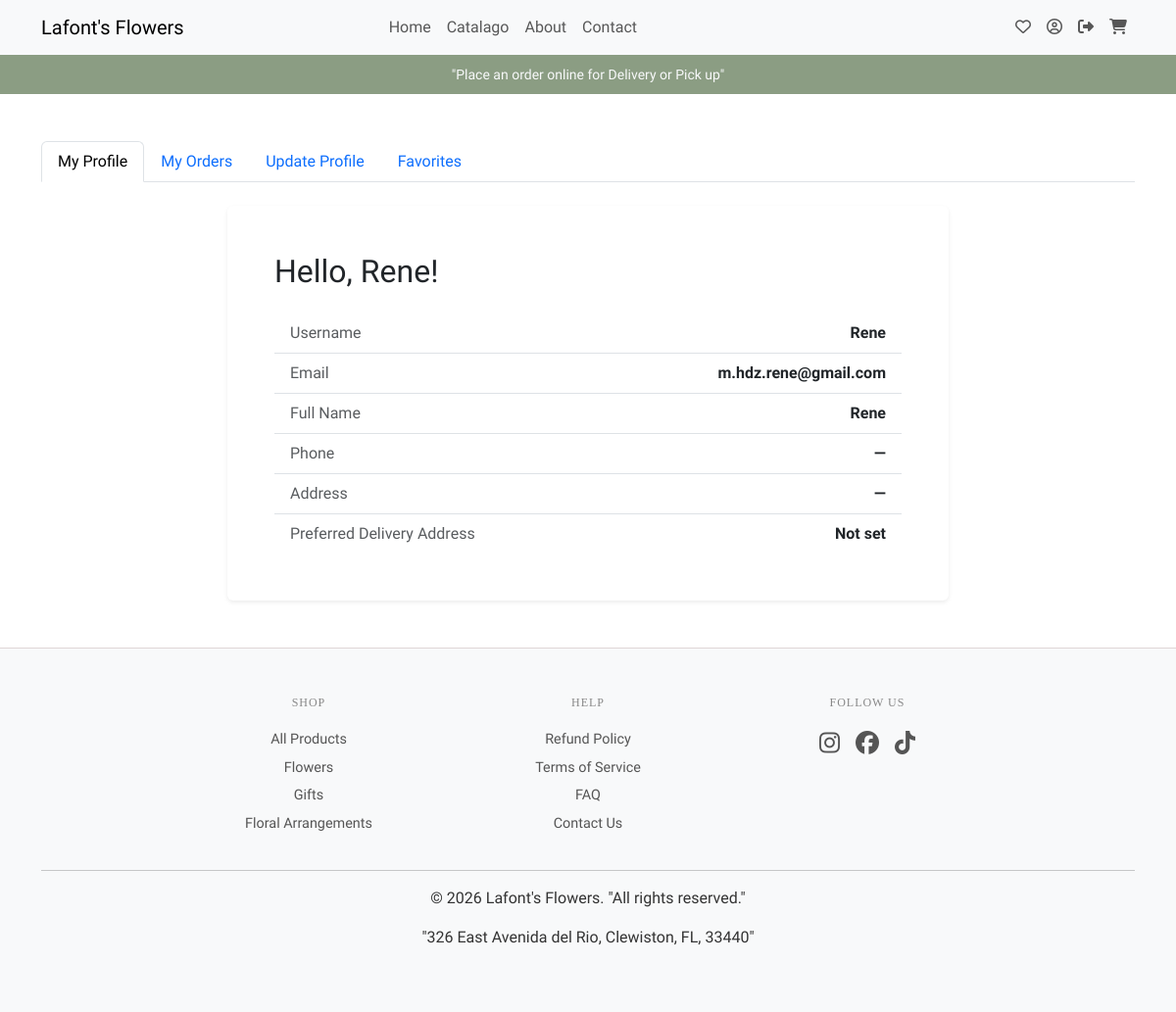
The page /store/profile/ (signed in) on the database as committed earlier.
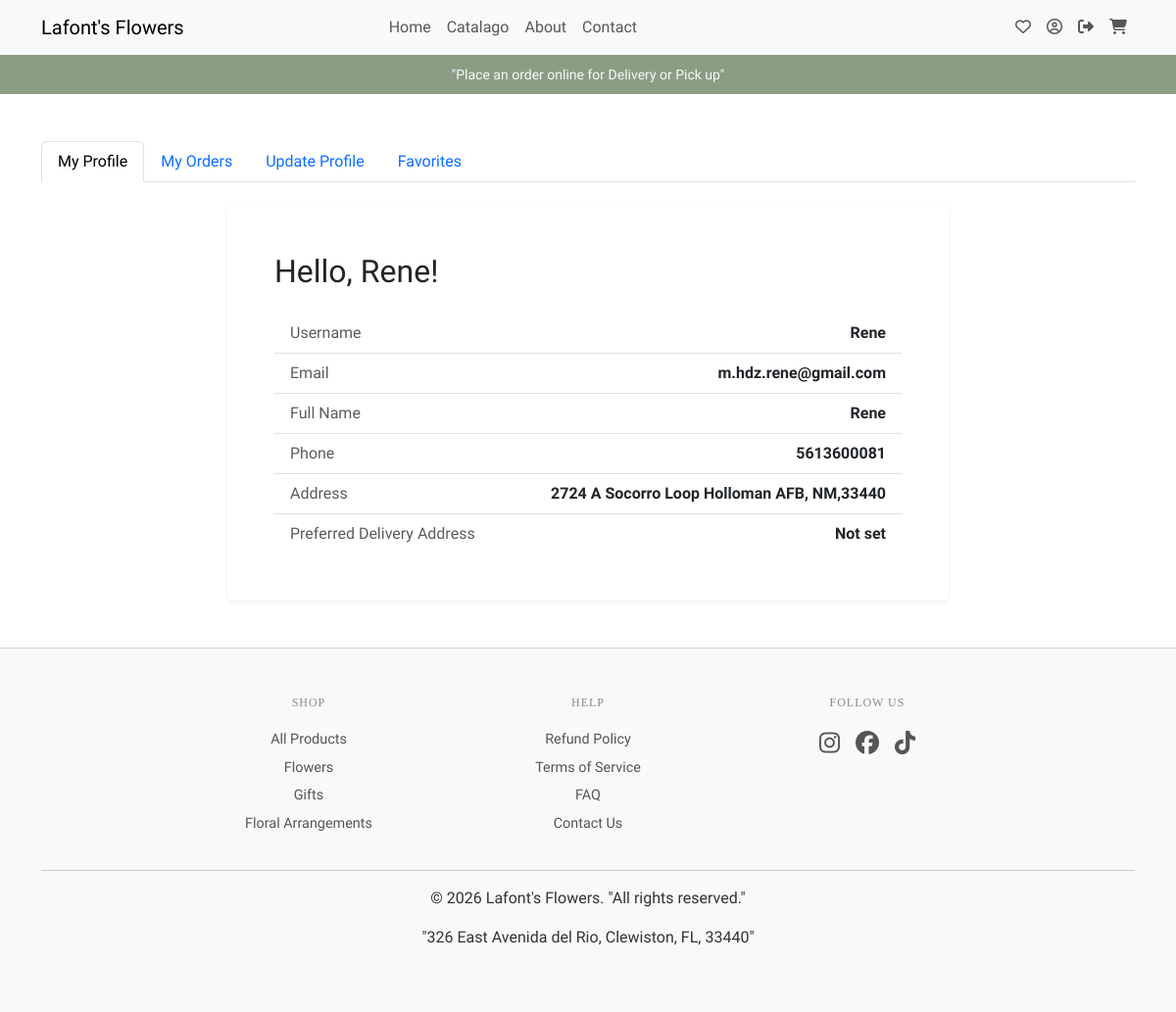
The same page on the database as committed later.
### store/models.py (models this page shows, shortened)
class Customer(models.Model):
    user = models.OneToOneField(User, on_delete=models.CASCADE, null=True, blank=True)
    name = models.CharField(max_length=100)
    email = models.EmailField(unique=True)
    address = models.CharField(max_length=255)
    preferred_address = models.CharField(max_length=255, blank=True, default='')
    phone = models.CharField(max_length=20, blank=True)

### store/views.py (the view)
# urls.py: path('profile/', profile_view, name='profile'),
@login_required
def profile_view(request):
    default_email = request.user.email or f"{request.user.username}@noemail.local"
    customer, _ = Customer.objects.get_or_create(
        user=request.user,
        defaults={
            "name": request.user.get_full_name() or request.user.username,
            "email": default_email,
            "address": "",
            "phone": "",
            "preferred_address": "",
        },
    )
    active_tab = request.GET.get("tab", "overview")
    if active_tab not in {"overview", "orders", "edit", "favorites"}:
        active_tab = "overview"
    if request.method == "POST":
        form = CustomerProfileForm(request.POST, instance=customer, user=request.user)
        if form.is_valid():
            form.save()
            messages.success(request, "Your profile has been updated.")
            return redirect("profile")
        active_tab = "edit"
    else:
        form = CustomerProfileForm(instance=customer, user=request.user)
    orders = (
        Order.objects
        .filter(customer=customer)
        .order_by("-purchase_date")
    )
    favorites = Favorite.objects.filter(user=request.user).select_related("product")
    return render(request, "store/profile.html", {
        "form": form,
        "customer": customer,
        "orders": orders,
        "favorites": favorites,
        "active_tab": active_tab,
    })

### store/models.py (called while the page is built)
    @property
    def pack_price(self):
        if self.pack_quantity:
            try:
                return self.unit_price * Decimal(str(self.pack_quantity))
            except (InvalidOperation, TypeError):
                return None
        return None

### store/templates/store/profile.html (shortened to what this page needs)
{% extends "store/layout.html" %}
{% load static %}
{% block body %}
<section class="py-5">
    <div class="container">
        <ul class="nav nav-tabs mb-4" id="profileTabs" role="tablist">
            <li class="nav-item" role="presentation">
                <button class="nav-link {% if active_tab == 'overview' %}active{% endif %}" id="overview-tab" data-bs-toggle="tab" data-bs-target="#overview" type="button" role="tab" aria-controls="overview" aria-selected="{% if active_tab == 'overview' %}true{% else %}false{% endif %}">
                    My Profile
                </button>
            </li>
            <li class="nav-item" role="presentation">
                <button class="nav-link {% if active_tab == 'orders' %}active{% endif %}" id="orders-tab" data-bs-toggle="tab" data-bs-target="#orders" type="button" role="tab" aria-controls="orders" aria-selected="{% if active_tab == 'orders' %}true{% else %}false{% endif %}">
                    My Orders
                </button>
            </li>
            <li class="nav-item" role="presentation">
                <button class="nav-link {% if active_tab == 'edit' %}active{% endif %}" id="edit-tab" data-bs-toggle="tab" data-bs-target="#edit" type="button" role="tab" aria-controls="edit" aria-selected="{% if active_tab == 'edit' %}true{% else %}false{% endif %}">
                    Update Profile
                </button>
            </li>
            <li class="nav-item" role="presentation">
                <button class="nav-link {% if active_tab == 'favorites' %}active{% endif %}" id="favorites-tab" data-bs-toggle="tab" data-bs-target="#favorites" type="button" role="tab" aria-controls="favorites" aria-selected="{% if active_tab == 'favorites' %}true{% else %}false{% endif %}">
                    Favorites
                </button>
            </li>
        </ul>
        <div class="tab-content" id="profileTabsContent">
            <div class="tab-pane fade {% if active_tab == 'overview' %}show active{% endif %}" id="overview" role="tabpanel" aria-labelledby="overview-tab">
                <div class="row justify-content-center">
                    <div class="col-12 col-lg-8">
                        <div class="card shadow-sm border-0">
                            <div class="card-body p-4 p-md-5">
                                <h2 class="mb-4">Hello, {{ request.user.get_full_name|default:request.user.username }}!</h2>
                                <ul class="list-group list-group-flush">
                                    <li class="list-group-item d-flex justify-content-between">
                                        <span class="text-muted">Username</span>
                                        <strong>{{ request.user.username }}</strong>
                                    </li>
                                    <li class="list-group-item d-flex justify-content-between">
                                        <span class="text-muted">Email</span>
                                        <strong>{{ request.user.email|default:"—" }}</strong>
                                    </li>
                                    <li class="list-group-item d-flex justify-content-between">
                                        <span class="text-muted">Full Name</span>
                                        <strong>{{ customer.name|default:"—" }}</strong>
                                    </li>
                                    <li class="list-group-item d-flex justify-content-between">
                                        <span class="text-muted">Phone</span>
                                        <strong>{{ customer.phone|default:"—" }}</strong>
                                    </li>
                                    <li class="list-group-item d-flex justify-content-between">
                                        <span class="text-muted">Address</span>
                                        <strong>{{ customer.address|default:"—" }}</strong>
                                    </li>
                                    <li class="list-group-item d-flex justify-content-between">
                                        <span class="text-muted">Preferred Delivery Address</span>
                                        <strong>{{ customer.preferred_address|default:"Not set" }}</strong>
                                    </li>
                                </ul>
                            </div>
                        </div>
                    </div>
                </div>
            </div>
        </div>
    </div>
</section>
{% endblock %}

### store/templates/store/layout.html (shortened to what this page needs)
<!DOCTYPE html>
{% load static %}
<html lang="en">
<head>
    <link href="https://cdn.jsdelivr.net/npm/bootstrap@5.3.0/dist/css/bootstrap.min.css" rel="stylesheet">
    <link rel="stylesheet" href="{% static 'store/css/style.css' %}">
</head>
<body>
    <nav class="navbar navbar-expand-lg navbar-light bg-light">
        <div class="container">
            <a class="navbar-brand" href="{% url 'home' %}">Lafont's Flowers</a>
            <div class="collapse navbar-collapse" id="navbarNav">
                <ul class="navbar-nav mx-auto">
                    <li class="nav-item"><a class="nav-link" href="{% url 'home' %}">Home</a></li>
                    <li class="nav-item"><a class="nav-link" href="{% url 'catalog' %}">Catalago</a></li>
                    <li class="nav-item"><a class="nav-link" href="{% url 'about' %}">About</a></li>
                    <li class="nav-item"><a class="nav-link" href="{% url 'contact' %}">Contact</a></li>
                </ul>
                <ul class="navbar-nav ms-auto">
                    {% if user.is_authenticated %}
                        <li class="nav-item"><a class="nav-link" href="{% url 'profile' %}?tab=favorites"><i class="fa-regular fa-heart"></i></a></li>
                        <li class="nav-item"><a class="nav-link" href="{% url 'profile' %}"><i class="fa-regular fa-circle-user"></i></a></li>
                        <li class="nav-item"><a class="nav-link" href="{% url 'logout' %}"><i class="fa-solid fa-right-from-bracket"></i></a></li>
                        <li class="nav-item"><a class="nav-link" href="{% url 'cart' %}"><i class="fa-solid fa-cart-shopping"></i></a></li>
                    {% else %}
                        <li class="nav-item"><a class="nav-link" href="{% url 'login' %}">Login</a></li>
                        <li class="nav-item"><a class="nav-link" href="{% url 'register' %}">Sign-up</a></li>
                    {% endif %}
                </ul>
            </div>
        </div>
    </nav>
    <div class="top-bar text-center py-2  text-light" style="background-color: #8b9d83;">
        <small> "Place an order online for Delivery or Pick up" </small>
    </div>
    {% block body %}
    {% endblock %}
    <footer class="footer py-5 bg-light text-center">
        <div class="container">
            <div class="row justify-content-center g-4 mb-3">
                <div class="col-6 col-md-3">
                    <h6 class="footer-heading text-uppercase mb-3">Shop</h6>
                    <ul class="list-unstyled footer-links">
                        <li><a href="{% url 'catalog' %}">All Products</a></li>
                        <li><a href="{% url 'catalog' %}?type=flower">Flowers</a></li>
                        <li><a href="{% url 'catalog' %}?type=gift">Gifts</a></li>
                        <li><a href="{% url 'catalog' %}?type=floral_arrangement">Floral Arrangements</a></li>
                    </ul>
                </div>
                <div class="col-6 col-md-3">
                    <h6 class="footer-heading text-uppercase mb-3">Help</h6>
                    <ul class="list-unstyled footer-links">
                        <li><a href="#">Refund Policy</a></li>
                        <li><a href="#">Terms of Service</a></li>
                        <li><a href="#">FAQ</a></li>
                        <li><a href="{% url 'contact' %}">Contact Us</a></li>
                    </ul>
                </div>
                <div class="col-6 col-md-3">
                    <h6 class="footer-heading text-uppercase mb-3">Follow Us</h6>
                    <div class="d-flex justify-content-center gap-3 fs-4">
                        <a href="#" class="footer-social"><i class="fa-brands fa-instagram"></i></a>
                        <a href="#" class="footer-social"><i class="fa-brands fa-facebook"></i></a>
                        <a href="#" class="footer-social"><i class="fa-brands fa-tiktok"></i></a>
                    </div>
                </div>
            </div>
            <hr>
            <p>&copy; {% now "Y" %} Lafont's Flowers. "All rights reserved."</p>
            <p> "326 East Avenida del Rio, Clewiston, FL, 33440"</p>
        </div>
    </footer>
</body>
</html>

### store/static/store/css/style.css (style rules this page uses)
body { font-family: 'Georgia', serif; color: #333; background-color: #fff; }
.footer { border-top: 1px solid #e0d6d6; }
.footer-heading { font-family: 'Playfair Display', serif; letter-spacing: 0.08em; color: #888; font-size: 0.75rem; }
.footer-links a { color: #555; text-decoration: none; font-size: 0.9rem; line-height: 2; transition: color 0.2s; }
.footer-social { color: #555; text-decoration: none; transition: color 0.2s; }

Rows that differ between the two databases and show on the page:
changed Customer "Rene": phone "—" → "5613600081"; address "—" → "2724 A Socorro Loop Holloman AFB, NM,33440"
